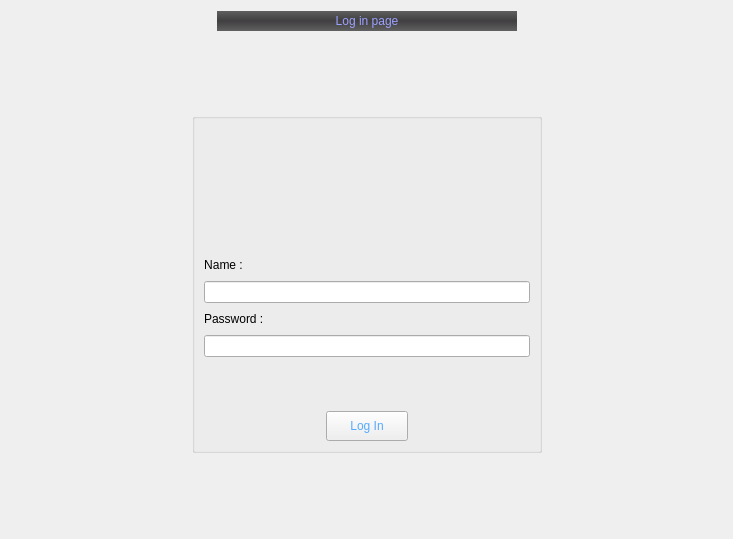
      <widget class="QWidget" name="page">
       <layout class="QGridLayout" name="gridLayout_36">
        <item row="0" column="0" colspan="3">
         <layout class="QHBoxLayout" name="horizontalLayout_40">
          <item>
           <spacer name="horizontalSpacer_106">
            <property name="orientation">
             <enum>Qt::Horizontal</enum>
            </property>
            <property name="sizeHint" stdset="0">
             <size>
              <width>40</width>
              <height>20</height>
             </size>
            </property>
           </spacer>
          </item>
          <item>
           <widget class="QLabel" name="label_93">
            <property name="minimumSize">
             <size>
              <width>300</width>
              <height>0</height>
             </size>
            </property>
            <property name="styleSheet">
             <string notr="true">font: 75 25pt &quot;URW Palladio L&quot;;
color:rgb(156, 161, 255);
background-color:qlineargradient(spread:pad, x1:0.600329, y1:1, x2:0.600939, y2:0, stop:0 rgba(97, 97, 97, 255), stop:0.502347 rgba(65, 63, 65, 255), stop:1 rgba(95, 95, 95, 255))</string>
            </property>
            <property name="text">
             <string>Log in page</string>
            </property>
            <property name="alignment">
             <set>Qt::AlignCenter</set>
            </property>
           </widget>
          </item>
          <item>
           <spacer name="horizontalSpacer_107">
            <property name="orientation">
             <enum>Qt::Horizontal</enum>
            </property>
            <property name="sizeHint" stdset="0">
             <size>
              <width>40</width>
              <height>20</height>
             </size>
            </property>
           </spacer>
          </item>
         </layout>
        </item>
        <item row="1" column="1">
         <spacer name="verticalSpacer_12">
          <property name="orientation">
           <enum>Qt::Vertical</enum>
          </property>
          <property name="sizeHint" stdset="0">
           <size>
            <width>20</width>
            <height>76</height>
           </size>
          </property>
         </spacer>
        </item>
        <item row="2" column="1" rowspan="2">
         <widget class="QGroupBox" name="groupBox_8">
          <property name="minimumSize">
           <size>
            <width>350</width>
            <height>340</height>
           </size>
          </property>
          <property name="maximumSize">
           <size>
            <width>350</width>
            <height>340</height>
           </size>
          </property>
          <property name="styleSheet">
           <string notr="true"/>
          </property>
          <property name="title">
           <string/>
          </property>
          <layout class="QGridLayout" name="gridLayout_33">
           <item row="3" column="0">
            <layout class="QHBoxLayout" name="horizontalLayout_11">
             <item>
              <widget class="QLabel" name="label_6">
               <property name="text">
                <string>Password :</string>
               </property>
              </widget>
             </item>
             <item>
              <spacer name="horizontalSpacer_24">
               <property name="orientation">
                <enum>Qt::Horizontal</enum>
               </property>
               <property name="sizeHint" stdset="0">
                <size>
                 <width>40</width>
                 <height>20</height>
                </size>
               </property>
              </spacer>
             </item>
            </layout>
           </item>
           <item row="0" column="2">
            <spacer name="horizontalSpacer_21">
             <property name="orientation">
              <enum>Qt::Horizontal</enum>
             </property>
             <property name="sizeHint" stdset="0">
              <size>
               <width>156</width>
               <height>20</height>
              </size>
             </property>
            </spacer>
           </item>
           <item row="4" column="0" colspan="3">
            <layout class="QHBoxLayout" name="horizontalLayout_12">
             <item>
              <widget class="QLineEdit" name="UserpassLog">
               <property name="echoMode">
                <enum>QLineEdit::Password</enum>
               </property>
              </widget>
             </item>
            </layout>
           </item>
           <item row="0" column="0">
            <widget class="QLabel" name="label_2">
             <property name="minimumSize">
              <size>
               <width>130</width>
               <height>121</height>
              </size>
             </property>
             <property name="maximumSize">
              <size>
               <width>130</width>
               <height>120</height>
              </size>
             </property>
             <property name="text">
              <string/>
             </property>
             <property name="pixmap">
              <pixmap resource="icons.qrc">:/newPrefix/Icons/user-login.png</pixmap>
             </property>
             <property name="scaledContents">
              <bool>true</bool>
             </property>
            </widget>
           </item>
           <item row="2" column="0" colspan="3">
            <layout class="QGridLayout" name="gridLayout_31">
             <item row="0" column="0">
              <widget class="QLineEdit" name="UserNameLog"/>
             </item>
            </layout>
           </item>
           <item row="6" column="0" colspan="3">
            <layout class="QGridLayout" name="gridLayout_30">
             <item row="0" column="0">
              <spacer name="horizontalSpacer_19">
               <property name="orientation">
                <enum>Qt::Horizontal</enum>
               </property>
               <property name="sizeHint" stdset="0">
                <size>
                 <width>40</width>
                 <height>20</height>
                </size>
               </property>
              </spacer>
             </item>
             <item row="0" column="1">
              <widget class="QPushButton" name="LogBtn">
               <property name="minimumSize">
                <size>
                 <width>82</width>
                 <height>30</height>
                </size>
               </property>
               <property name="styleSheet">
                <string notr="true">color:rgb(85, 170, 255)</string>
               </property>
               <property name="text">
                <string>Log In</string>
               </property>
              </widget>
             </item>
             <item row="0" column="2">
              <spacer name="horizontalSpacer_20">
               <property name="orientation">
                <enum>Qt::Horizontal</enum>
               </property>
               <property name="sizeHint" stdset="0">
                <size>
                 <width>13</width>
                 <height>24</height>
                </size>
               </property>
              </spacer>
             </item>
            </layout>
           </item>
           <item row="5" column="1">
            <spacer name="verticalSpacer">
             <property name="orientation">
              <enum>Qt::Vertical</enum>
             </property>
             <property name="sizeHint" stdset="0">
              <size>
               <width>20</width>
               <height>13</height>
              </size>
             </property>
            </spacer>
           </item>
           <item row="1" column="0">
            <layout class="QHBoxLayout" name="horizontalLayout_6">
             <item>
              <widget class="QLabel" name="label_4">
               <property name="text">
                <string>Name :</string>
               </property>
               <property name="alignment">
                <set>Qt::AlignCenter</set>
               </property>
              </widget>
             </item>
             <item>
              <spacer name="horizontalSpacer_35">
               <property name="orientation">
                <enum>Qt::Horizontal</enum>
               </property>
               <property name="sizeHint" stdset="0">
                <size>
                 <width>40</width>
                 <height>20</height>
                </size>
               </property>
              </spacer>
             </item>
            </layout>
           </item>
          </layout>
         </widget>
        </item>
        <item row="2" column="2">
         <spacer name="horizontalSpacer_23">
          <property name="orientation">
           <enum>Qt::Horizontal</enum>
          </property>
          <property name="sizeHint" stdset="0">
           <size>
            <width>174</width>
            <height>20</height>
           </size>
          </property>
         </spacer>
        </item>
        <item row="3" column="0">
         <spacer name="horizontalSpacer_22">
          <property name="orientation">
           <enum>Qt::Horizontal</enum>
          </property>
          <property name="sizeHint" stdset="0">
           <size>
            <width>175</width>
            <height>20</height>
           </size>
          </property>
         </spacer>
        </item>
        <item row="4" column="1">
         <spacer name="verticalSpacer_5">
          <property name="orientation">
           <enum>Qt::Vertical</enum>
          </property>
          <property name="sizeHint" stdset="0">
           <size>
            <width>20</width>
            <height>75</height>
           </size>
          </property>
         </spacer>
        </item>
       </layout>
      </widget>
